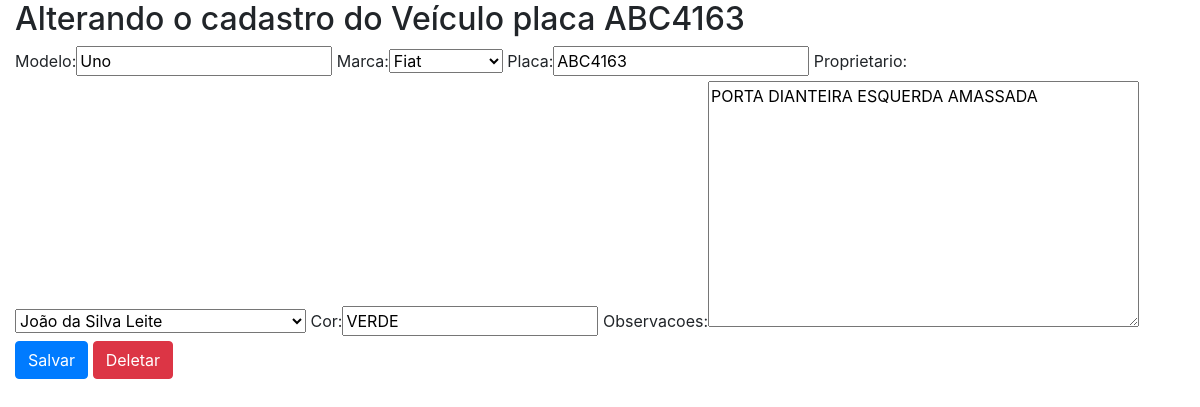
The app's page /veiculo-update/1/ with its own data.
### core/models.py (models this page shows, shortened)
class Veiculo(models.Model):
    modelo = models.CharField(max_length=20)
    marca = models.ForeignKey(Marca, on_delete=models.CASCADE)
    placa = models.CharField(max_length=7)
    proprietario = models.ForeignKey(Pessoa, on_delete=models.CASCADE)
    cor = models.CharField(max_length=15)
    observacoes = models.TextField()

### core/views.py (the view)
# urls.py: path('veiculo-update/<int:id>/', veiculo_update, name='core_veiculo_update'),
def veiculo_update(request, id):
    data = {}
    veiculo = Veiculo.objects.get(id=id)
    form = VeiculoForm(request.POST or None, instance=veiculo)
    data['veiculo'] = veiculo
    data['form'] = form
    if request.method == 'POST':
        if form.is_valid():
            form.save()
            return redirect('core_lista_veiculos')
    else:
        return render(request, 'core/update_veiculo.html', data)

### core/forms.py
class VeiculoForm(ModelForm):
    class Meta:
        model = Veiculo
        fields = '__all__'

### core/models.py (called while the page is built)
    def __str__(self):
        return self.nome

    def __str__(self):
        return self.nome

### core/templates/core/update_veiculo.html (shortened to what this page needs)
{% extends 'base.html' %}
{% load bootstrap %}
{% block main %}
<div class="row">
    <div class="col">
        <h2>Alterando o cadastro do Veículo placa {{ veiculo.placa }}</h2>
        <form action="{% url 'core_veiculo_update' veiculo.id %}" method="POST">
            {{ form|bootstrap }}
            <button type="submit" class="btn btn-primary">Salvar</button>
            <a href="{% url 'core_veiculo_delete' veiculo.id %}" class="btn btn-danger">Deletar</a>
        </form>
    </div>
</div>
{% endblock %}

### records on screen
Veiculo: placa "ABC4163", modelo "Uno", marca "Fiat", proprietario "João da Silva Leite", cor "VERDE", observacoes "PORTA DIANTEIRA ESQUERDA AMASSADA"
